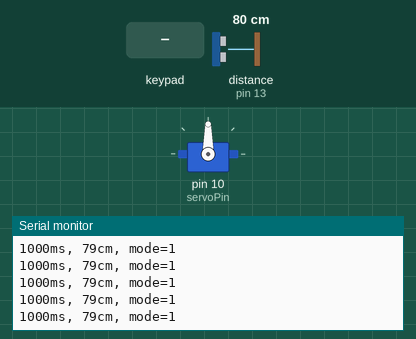
The sketch below on a simulated Arduino Uno, built with avr-gcc and run on an emulated ATmega328P. Shown: servo, the last lines printed to the serial monitor. Wiring (inferred from the names in the program): ultrasonic range finder: trigger pin 12; echo pin 13. Inputs (shaded band) come from the test bench; at power-on: distance to the obstacle (sensor on pin 13) 80 cm. The echo pulse lasts 58.3 µs per cm.

Above: at 1.2 s.
1.3 s: distance to the obstacle (sensor on pin 13) set to 2 cm
At 1.8 s:
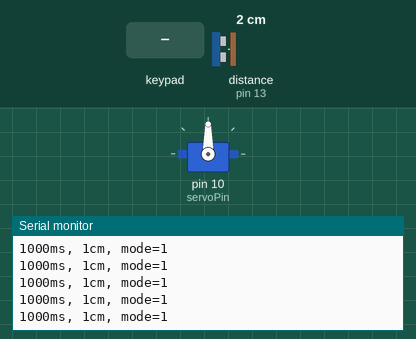
4.3 s: key '#' pressed
At 5.3 s:
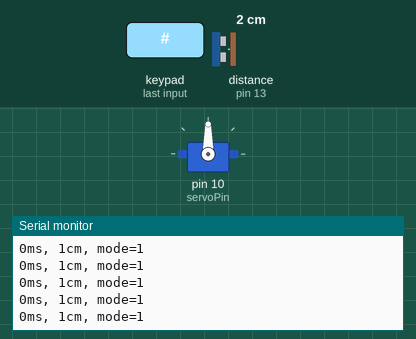
7.3 s: keypad keys 2 3 4 5 # pressed 0.4 s apart
12.3 s: distance to the obstacle (sensor on pin 13) set to 18 cm
At 13.1 s:
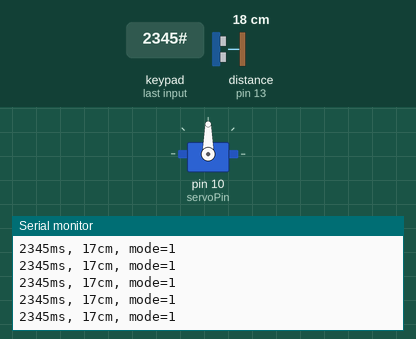
Timing chart, 0 to 15.3 s (numbered marks = the images above; inputs shaded):
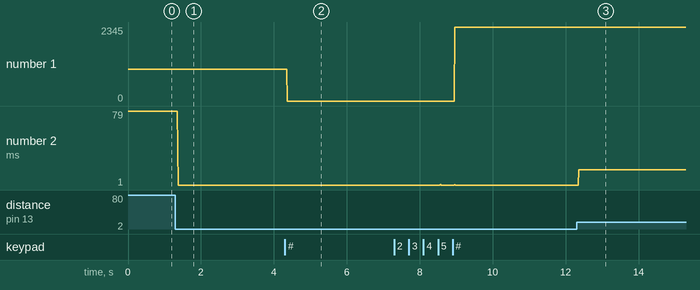

Measured:
- after the input at 1.3 s, the serial monitor: prints a new line after 0.08 s (image 1)
- after the input at 4.3 s, the serial monitor: prints a new line after 0.07 s (image 2)
- after the input at 12.3 s, the serial monitor: prints a new line after 0.06 s (image 3)
- plotted number 1: 1000 → 0 after the input at 4.3 s, 0 → 2345 after the input at 7.3 s
- plotted number 2: 1 → 17 after the input at 12.3 s

The sketch:

July24.ino
```cpp
#include <Keypad.h>
#include <Servo.h>

// Constants for pins
const int trigPin = 12;
const int echoPin = 13;
const int servoPin = 10;

// Define the keypad layout
const byte ROWS = 4; //four rows
const byte COLS = 4; //four columns
char keys[ROWS][COLS] = {
  {'1','2','3','A'},
  {'4','5','6','B'},
  {'7','8','9','C'},
  {'*','0','#','D'}
};
byte rowPins[ROWS] = {2, 3, 4, 5}; //connect to the row pinouts of the keypad
byte colPins[COLS] = {6, 7, 8, 9}; //connect to the column pinouts of the keypad
Keypad keypad = Keypad(makeKeymap(keys), rowPins, colPins, ROWS, COLS);

//Define the servo motor input
Servo myservo;

// Variables
long duration;
int distanceCm;
unsigned long delayBuffer = 0;
unsigned long delayTime = 1000; // Default delay of 1000ms (1 second)
int mode = 1; // [1, 2, 3, 4] for [A, B, C, D]
bool run = true;
int pos = 0;

void setup() {
  // Initialize serial communication
  Serial.begin(9600);

  // Set trigPin as OUTPUT and echoPin as INPUT
  pinMode(trigPin, OUTPUT);
  pinMode(echoPin, INPUT);

  // Connect the Servo motor
  myservo.attach(servoPin);
}

void loop() {

  // Convert keypad input (ends with '#') t0 number
  char key = keypad.getKey();
  if (key >= '0' && key <= '9') {
    delayBuffer = delayBuffer * 10 + (key - '0');
  }
  else if (key == '#'){
    delayTime = delayBuffer;
    delayBuffer = 0;
  }
  else if (key == '*') {run = !run;}
  else if (key == 'A') {mode = 1;}
  else if (key == 'B') {mode = 2;}
  else if (key == 'C') {mode = 3;}
  else if (key == 'D') {mode = 4;}

  if (run) {
    // Clear the trigPin to ensure a clean pulse
    digitalWrite(trigPin, LOW);
    delayMicroseconds(2);

    // Trigger the sensor by sending a 10us pulse on trigPin
    digitalWrite(trigPin, HIGH);
    delayMicroseconds(10);
    digitalWrite(trigPin, LOW);

    // Measure the duration of the pulse received on echoPin
    duration = pulseIn(echoPin, HIGH);

    // Calculate the distance in centimeters
    // Sound travels at 343 meters per second in air (at 20 degrees Celsius).
    // Divide by 2 to account for the time taken to reach the object and return to the sensor.
    distanceCm = duration * 0.0343 / 2;

    // Send {delay, distance} to the Serial Monitor
    Serial.print(delayTime);
    Serial.print("ms, ");
    Serial.print(distanceCm);
    Serial.print("cm, mode=");
    Serial.println(mode);

    delay(10);
  }
}
```
